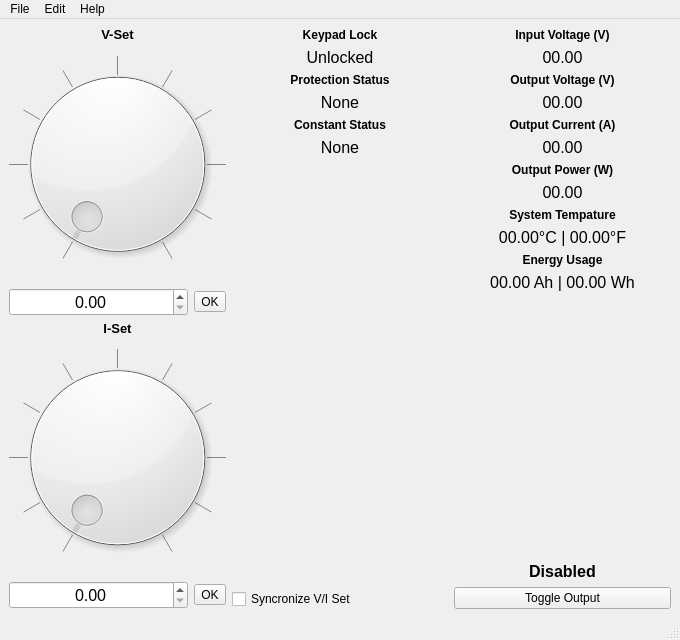
<?xml version="1.0" encoding="UTF-8"?>
<ui version="4.0">
 <class>MainWindow</class>
 <widget class="QMainWindow" name="MainWindow">
  <property name="geometry">
   <rect>
    <x>0</x>
    <y>0</y>
    <width>680</width>
    <height>640</height>
   </rect>
  </property>
  <property name="windowTitle">
   <string>RidenGUI</string>
  </property>
  <property name="windowIcon">
   <iconset theme="riden">
    <normaloff>.</normaloff>.</iconset>
  </property>
  <widget class="QWidget" name="centralwidget">
   <layout class="QGridLayout" name="gridLayout">
    <item row="0" column="2" rowspan="2">
     <layout class="QVBoxLayout" name="Info_2_Layout">
      <item>
       <widget class="QLabel" name="InputV_Label">
        <property name="font">
         <font>
          <weight>75</weight>
          <bold>true</bold>
         </font>
        </property>
        <property name="text">
         <string>Input Voltage (V)</string>
        </property>
        <property name="alignment">
         <set>Qt::AlignCenter</set>
        </property>
       </widget>
      </item>
      <item>
       <widget class="QLabel" name="InputV">
        <property name="font">
         <font>
          <pointsize>12</pointsize>
         </font>
        </property>
        <property name="text">
         <string>00.00</string>
        </property>
        <property name="alignment">
         <set>Qt::AlignCenter</set>
        </property>
       </widget>
      </item>
      <item>
       <widget class="QLabel" name="OutputV_Label">
        <property name="font">
         <font>
          <weight>75</weight>
          <bold>true</bold>
         </font>
        </property>
        <property name="text">
         <string>Output Voltage (V)</string>
        </property>
        <property name="alignment">
         <set>Qt::AlignCenter</set>
        </property>
       </widget>
      </item>
      <item>
       <widget class="QLabel" name="OutputV">
        <property name="font">
         <font>
          <pointsize>12</pointsize>
         </font>
        </property>
        <property name="text">
         <string>00.00</string>
        </property>
        <property name="alignment">
         <set>Qt::AlignCenter</set>
        </property>
       </widget>
      </item>
      <item>
       <widget class="QLabel" name="OutputC_Label">
        <property name="font">
         <font>
          <weight>75</weight>
          <bold>true</bold>
         </font>
        </property>
        <property name="text">
         <string>Output Current (A)</string>
        </property>
        <property name="alignment">
         <set>Qt::AlignCenter</set>
        </property>
       </widget>
      </item>
      <item>
       <widget class="QLabel" name="OutputC">
        <property name="font">
         <font>
          <pointsize>12</pointsize>
         </font>
        </property>
        <property name="text">
         <string>00.00</string>
        </property>
        <property name="alignment">
         <set>Qt::AlignCenter</set>
        </property>
       </widget>
      </item>
      <item>
       <widget class="QLabel" name="OutputP_Label">
        <property name="font">
         <font>
          <weight>75</weight>
          <bold>true</bold>
         </font>
        </property>
        <property name="text">
         <string>Output Power (W)</string>
        </property>
        <property name="alignment">
         <set>Qt::AlignCenter</set>
        </property>
       </widget>
      </item>
      <item>
       <widget class="QLabel" name="OutputP">
        <property name="font">
         <font>
          <pointsize>12</pointsize>
         </font>
        </property>
        <property name="text">
         <string>00.00</string>
        </property>
        <property name="alignment">
         <set>Qt::AlignCenter</set>
        </property>
       </widget>
      </item>
      <item>
       <widget class="QLabel" name="Temp_Label">
        <property name="font">
         <font>
          <weight>75</weight>
          <bold>true</bold>
         </font>
        </property>
        <property name="text">
         <string>System Tempature</string>
        </property>
        <property name="alignment">
         <set>Qt::AlignCenter</set>
        </property>
       </widget>
      </item>
      <item>
       <widget class="QLabel" name="Temp">
        <property name="font">
         <font>
          <pointsize>12</pointsize>
         </font>
        </property>
        <property name="text">
         <string>00.00°C | 00.00°F</string>
        </property>
        <property name="alignment">
         <set>Qt::AlignCenter</set>
        </property>
       </widget>
      </item>
      <item>
       <widget class="QLabel" name="Energy_Label">
        <property name="font">
         <font>
          <weight>75</weight>
          <bold>true</bold>
         </font>
        </property>
        <property name="text">
         <string>Energy Usage</string>
        </property>
        <property name="alignment">
         <set>Qt::AlignCenter</set>
        </property>
       </widget>
      </item>
      <item>
       <widget class="QLabel" name="Energy">
        <property name="font">
         <font>
          <pointsize>12</pointsize>
         </font>
        </property>
        <property name="text">
         <string>00.00 Ah | 00.00 Wh</string>
        </property>
        <property name="alignment">
         <set>Qt::AlignCenter</set>
        </property>
       </widget>
      </item>
      <item>
       <spacer name="Info_verticalSpacer">
        <property name="orientation">
         <enum>Qt::Vertical</enum>
        </property>
        <property name="sizeHint" stdset="0">
         <size>
          <width>20</width>
          <height>40</height>
         </size>
        </property>
       </spacer>
      </item>
      <item>
       <widget class="QLabel" name="OutputS">
        <property name="font">
         <font>
          <pointsize>12</pointsize>
          <weight>75</weight>
          <bold>true</bold>
         </font>
        </property>
        <property name="text">
         <string>Disabled</string>
        </property>
        <property name="alignment">
         <set>Qt::AlignCenter</set>
        </property>
        <property name="buddy">
         <cstring>OutputS_Button</cstring>
        </property>
       </widget>
      </item>
      <item>
       <widget class="QPushButton" name="OutputS_Button">
        <property name="text">
         <string>Toggle Output</string>
        </property>
        <property name="checkable">
         <bool>true</bool>
        </property>
       </widget>
      </item>
     </layout>
    </item>
    <item row="0" column="0">
     <layout class="QGridLayout" name="V_Set_Layout">
      <item row="4" column="1">
       <widget class="QToolButton" name="V_Set_Button">
        <property name="text">
         <string>OK</string>
        </property>
       </widget>
      </item>
      <item row="4" column="0">
       <widget class="QDoubleSpinBox" name="V_Set_SpinBox">
        <property name="font">
         <font>
          <pointsize>12</pointsize>
         </font>
        </property>
        <property name="alignment">
         <set>Qt::AlignCenter</set>
        </property>
        <property name="maximum">
         <double>100.000000000000000</double>
        </property>
        <property name="singleStep">
         <double>0.100000000000000</double>
        </property>
       </widget>
      </item>
      <item row="2" column="0" colspan="2">
       <widget class="QLabel" name="V_Set_Label">
        <property name="maximumSize">
         <size>
          <width>16777215</width>
          <height>12</height>
         </size>
        </property>
        <property name="font">
         <font>
          <pointsize>10</pointsize>
          <weight>75</weight>
          <bold>true</bold>
         </font>
        </property>
        <property name="text">
         <string>V-Set</string>
        </property>
        <property name="alignment">
         <set>Qt::AlignCenter</set>
        </property>
        <property name="buddy">
         <cstring>V_Set_Dial</cstring>
        </property>
       </widget>
      </item>
      <item row="3" column="0" colspan="2">
       <widget class="QDial" name="V_Set_Dial">
        <property name="maximum">
         <number>10000</number>
        </property>
        <property name="notchTarget">
         <double>100.000000000000000</double>
        </property>
        <property name="notchesVisible">
         <bool>true</bool>
        </property>
       </widget>
      </item>
     </layout>
    </item>
    <item row="0" column="1" rowspan="2">
     <layout class="QGridLayout" name="gridLayout_2">
      <item row="6" column="0" colspan="2">
       <spacer name="verticalSpacer">
        <property name="orientation">
         <enum>Qt::Vertical</enum>
        </property>
        <property name="sizeHint" stdset="0">
         <size>
          <width>20</width>
          <height>40</height>
         </size>
        </property>
       </spacer>
      </item>
      <item row="5" column="0" colspan="2">
       <widget class="QLabel" name="Constant">
        <property name="font">
         <font>
          <pointsize>12</pointsize>
         </font>
        </property>
        <property name="text">
         <string>None</string>
        </property>
        <property name="alignment">
         <set>Qt::AlignCenter</set>
        </property>
       </widget>
      </item>
      <item row="0" column="0" colspan="2">
       <widget class="QLabel" name="Keypad_Label">
        <property name="font">
         <font>
          <weight>75</weight>
          <bold>true</bold>
         </font>
        </property>
        <property name="text">
         <string extracomment="Keypad automatically locks when serial is connected">Keypad Lock</string>
        </property>
        <property name="alignment">
         <set>Qt::AlignCenter</set>
        </property>
       </widget>
      </item>
      <item row="3" column="0" colspan="2">
       <widget class="QLabel" name="Protection">
        <property name="font">
         <font>
          <pointsize>12</pointsize>
         </font>
        </property>
        <property name="text">
         <string>None</string>
        </property>
        <property name="alignment">
         <set>Qt::AlignCenter</set>
        </property>
       </widget>
      </item>
      <item row="1" column="0" colspan="2">
       <widget class="QLabel" name="Keypad">
        <property name="font">
         <font>
          <pointsize>12</pointsize>
         </font>
        </property>
        <property name="text">
         <string extracomment="Keypad automatically locks when serial is connected">Unlocked</string>
        </property>
        <property name="alignment">
         <set>Qt::AlignCenter</set>
        </property>
       </widget>
      </item>
      <item row="2" column="0" colspan="2">
       <widget class="QLabel" name="Protection_Label">
        <property name="font">
         <font>
          <weight>75</weight>
          <bold>true</bold>
         </font>
        </property>
        <property name="text">
         <string>Protection Status</string>
        </property>
        <property name="alignment">
         <set>Qt::AlignCenter</set>
        </property>
       </widget>
      </item>
      <item row="4" column="0" colspan="2">
       <widget class="QLabel" name="Constant_Label">
        <property name="font">
         <font>
          <weight>75</weight>
          <bold>true</bold>
         </font>
        </property>
        <property name="text">
         <string>Constant Status</string>
        </property>
        <property name="alignment">
         <set>Qt::AlignCenter</set>
        </property>
       </widget>
      </item>
      <item row="7" column="0">
       <widget class="QCheckBox" name="Live_Box">
        <property name="text">
         <string>Syncronize V/I Set</string>
        </property>
       </widget>
      </item>
     </layout>
    </item>
    <item row="1" column="0">
     <layout class="QGridLayout" name="I_Set_Layout">
      <item row="3" column="1">
       <widget class="QToolButton" name="I_Set_Button">
        <property name="text">
         <string>OK</string>
        </property>
       </widget>
      </item>
      <item row="3" column="0">
       <widget class="QDoubleSpinBox" name="I_Set_SpinBox">
        <property name="font">
         <font>
          <pointsize>12</pointsize>
         </font>
        </property>
        <property name="alignment">
         <set>Qt::AlignCenter</set>
        </property>
        <property name="maximum">
         <double>100.000000000000000</double>
        </property>
        <property name="singleStep">
         <double>0.100000000000000</double>
        </property>
       </widget>
      </item>
      <item row="1" column="0" colspan="2">
       <widget class="QDial" name="I_Set_Dial">
        <property name="maximum">
         <number>10000</number>
        </property>
        <property name="notchTarget">
         <double>100.000000000000000</double>
        </property>
        <property name="notchesVisible">
         <bool>true</bool>
        </property>
       </widget>
      </item>
      <item row="0" column="0" colspan="2">
       <widget class="QLabel" name="I_Set_Label">
        <property name="maximumSize">
         <size>
          <width>16777215</width>
          <height>12</height>
         </size>
        </property>
        <property name="font">
         <font>
          <pointsize>10</pointsize>
          <weight>75</weight>
          <bold>true</bold>
         </font>
        </property>
        <property name="text">
         <string>I-Set</string>
        </property>
        <property name="alignment">
         <set>Qt::AlignCenter</set>
        </property>
        <property name="buddy">
         <cstring>I_Set_Dial</cstring>
        </property>
       </widget>
      </item>
     </layout>
    </item>
   </layout>
  </widget>
  <widget class="QMenuBar" name="Menu_Bar">
   <property name="geometry">
    <rect>
     <x>0</x>
     <y>0</y>
     <width>680</width>
     <height>30</height>
    </rect>
   </property>
   <widget class="QMenu" name="Menu_File">
    <property name="title">
     <string>File</string>
    </property>
    <addaction name="Action_Quit"/>
   </widget>
   <widget class="QMenu" name="Menu_About">
    <property name="title">
     <string>Edit</string>
    </property>
    <addaction name="Action_Settings"/>
    <addaction name="Action_Serial"/>
   </widget>
   <widget class="QMenu" name="Menu_Help">
    <property name="title">
     <string>Help</string>
    </property>
    <addaction name="Action_About"/>
   </widget>
   <addaction name="Menu_File"/>
   <addaction name="Menu_About"/>
   <addaction name="Menu_Help"/>
  </widget>
  <widget class="QStatusBar" name="Status_Bar"/>
  <action name="Action_Quit">
   <property name="text">
    <string>Quit</string>
   </property>
  </action>
  <action name="Action_Settings">
   <property name="text">
    <string>Settings</string>
   </property>
  </action>
  <action name="Action_About">
   <property name="text">
    <string>About</string>
   </property>
  </action>
  <action name="Action_Serial">
   <property name="text">
    <string>Serial</string>
   </property>
  </action>
 </widget>
 <tabstops>
  <tabstop>V_Set_Dial</tabstop>
  <tabstop>V_Set_SpinBox</tabstop>
  <tabstop>V_Set_Button</tabstop>
  <tabstop>I_Set_Dial</tabstop>
  <tabstop>I_Set_SpinBox</tabstop>
  <tabstop>I_Set_Button</tabstop>
  <tabstop>OutputS_Button</tabstop>
 </tabstops>
 <resources/>
 <connections/>
</ui>
